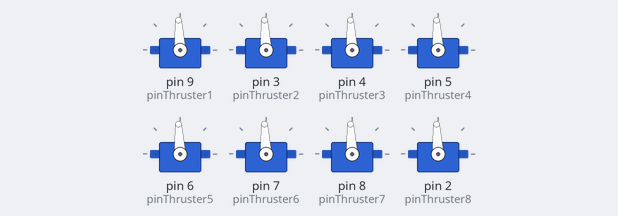
The sketch below on a simulated Arduino Uno, built with avr-gcc and run on an emulated ATmega328P. Shown: 8 × servo.

Above: at 11.1 s.
Timing chart, 0 to 12.6 s (numbered marks = the images above):
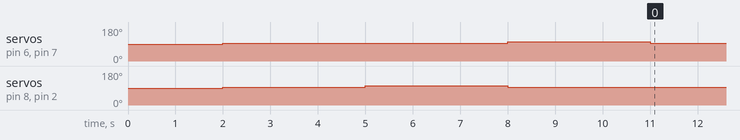

Measured:
- by itself, servo on pin 6 (pinThruster5), servo on pin 7 (pinThruster6): 90° → 93° at 2.0 s, → 102° 6.0 s later, → 93° 3.0 s later

The sketch:

experiment3.ino
```cpp
#include <Servo.h>

Servo thruster1;
Servo thruster2;
Servo thruster3;
Servo thruster4;
Servo thruster5;
Servo thruster6;
Servo thruster7;
Servo thruster8;

int pinThruster1 =9;
int pinThruster2 =3;
int pinThruster3 =4;
int pinThruster4 =5;
int pinThruster5 =6;
int pinThruster6 =7;
int pinThruster7 =8;
int pinThruster8 =2;


void setup() {
  thruster1.attach(pinThruster1);
  thruster2.attach(pinThruster2);
  thruster3.attach(pinThruster3);
  thruster4.attach(pinThruster4);
  thruster5.attach(pinThruster5);
  thruster6.attach(pinThruster6);
  thruster7.attach(pinThruster7);
  thruster8.attach(pinThruster8);

  Serial.begin(9600);

  delay(2000); // Esperamos 2 segundos para estabilizar

  // Inicializamos en stop
  thruster1.writeMicroseconds(1500);
  thruster2.writeMicroseconds(1500);
  thruster3.writeMicroseconds(1500);
  thruster4.writeMicroseconds(1500);
  thruster5.writeMicroseconds(1500);
  thruster6.writeMicroseconds(1500);
  thruster7.writeMicroseconds(1500);
  thruster8.writeMicroseconds(1500);

  delay(3000); // Esperamos un segundo para estabilizar

  thruster7.writeMicroseconds(1600);
  thruster8.writeMicroseconds(1600);
  delay(3000); // Esperamos 5 para estabilizar
  thruster7.writeMicroseconds(1500);
  thruster8.writeMicroseconds(1500);

  thruster6.writeMicroseconds(1600);
  thruster5.writeMicroseconds(1600);
  delay(3000); // Esperamos 5 para estabilizar
  thruster6.writeMicroseconds(1500);
  thruster5.writeMicroseconds(1500);


}

void loop() {
  // Encender al máximo


  // Volver a stop
}
```
